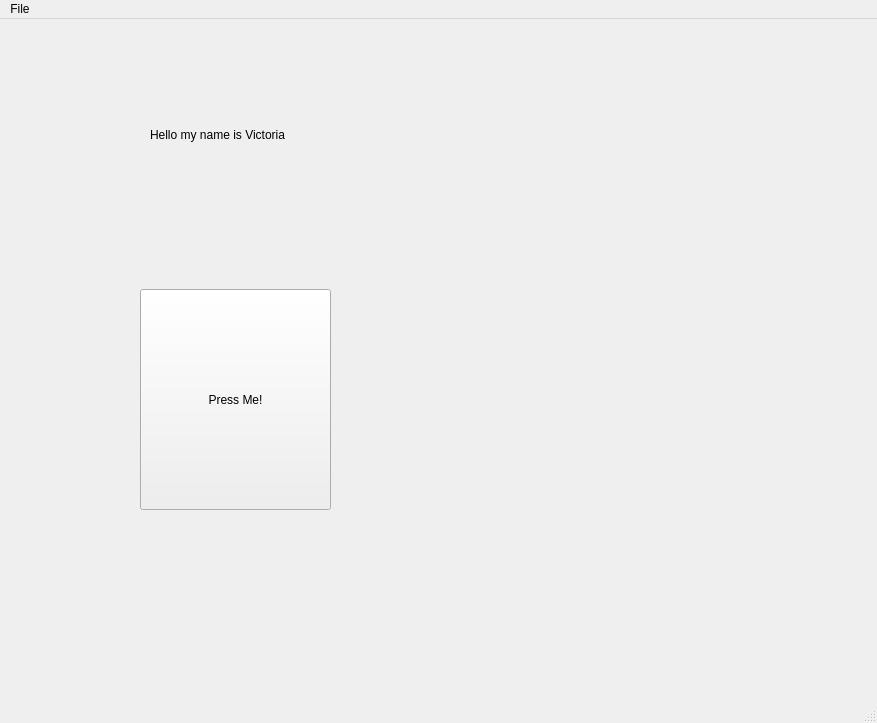
<?xml version="1.0" encoding="UTF-8"?>
<ui version="4.0">
 <class>Button1</class>
 <widget class="QMainWindow" name="Button1">
  <property name="geometry">
   <rect>
    <x>0</x>
    <y>0</y>
    <width>877</width>
    <height>723</height>
   </rect>
  </property>
  <property name="cursor">
   <cursorShape>ArrowCursor</cursorShape>
  </property>
  <property name="mouseTracking">
   <bool>false</bool>
  </property>
  <property name="tabletTracking">
   <bool>false</bool>
  </property>
  <property name="focusPolicy">
   <enum>Qt::WheelFocus</enum>
  </property>
  <property name="contextMenuPolicy">
   <enum>Qt::DefaultContextMenu</enum>
  </property>
  <property name="windowTitle">
   <string>MainWindow</string>
  </property>
  <property name="documentMode">
   <bool>false</bool>
  </property>
  <property name="dockNestingEnabled">
   <bool>false</bool>
  </property>
  <widget class="QWidget" name="centralwidget">
   <widget class="QPushButton" name="pushButton">
    <property name="geometry">
     <rect>
      <x>140</x>
      <y>270</y>
      <width>191</width>
      <height>221</height>
     </rect>
    </property>
    <property name="minimumSize">
     <size>
      <width>5</width>
      <height>0</height>
     </size>
    </property>
    <property name="cursor">
     <cursorShape>OpenHandCursor</cursorShape>
    </property>
    <property name="focusPolicy">
     <enum>Qt::NoFocus</enum>
    </property>
    <property name="contextMenuPolicy">
     <enum>Qt::NoContextMenu</enum>
    </property>
    <property name="text">
     <string>Press Me!</string>
    </property>
   </widget>
   <widget class="QLabel" name="label1">
    <property name="geometry">
     <rect>
      <x>150</x>
      <y>20</y>
      <width>231</width>
      <height>191</height>
     </rect>
    </property>
    <property name="cursor">
     <cursorShape>ArrowCursor</cursorShape>
    </property>
    <property name="text">
     <string>Hello my name is Victoria</string>
    </property>
   </widget>
  </widget>
  <widget class="QMenuBar" name="menubar">
   <property name="geometry">
    <rect>
     <x>0</x>
     <y>0</y>
     <width>877</width>
     <height>31</height>
    </rect>
   </property>
   <property name="mouseTracking">
    <bool>false</bool>
   </property>
   <widget class="QMenu" name="menuFile">
    <property name="title">
     <string>File</string>
    </property>
   </widget>
   <addaction name="menuFile"/>
  </widget>
  <widget class="QStatusBar" name="statusbar"/>
 </widget>
 <resources/>
 <connections/>
</ui>
